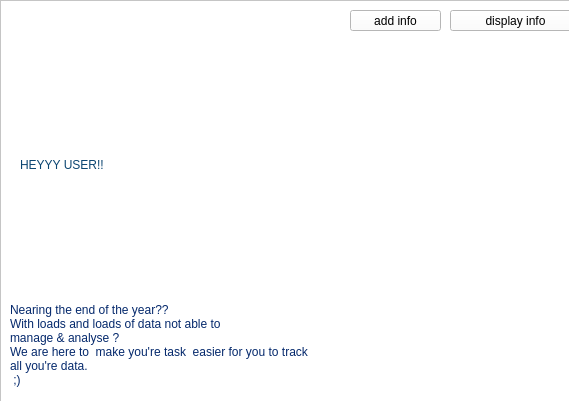
<?xml version="1.0" encoding="UTF-8"?>
<ui version="4.0">
 <class>Form</class>
 <widget class="QWidget" name="Form">
  <property name="geometry">
   <rect>
    <x>0</x>
    <y>0</y>
    <width>569</width>
    <height>401</height>
   </rect>
  </property>
  <property name="windowTitle">
   <string>Form</string>
  </property>
  <widget class="QFrame" name="frame">
   <property name="geometry">
    <rect>
     <x>0</x>
     <y>0</y>
     <width>1000</width>
     <height>700</height>
    </rect>
   </property>
   <property name="styleSheet">
    <string notr="true">background-color: rgb(255, 255, 255);</string>
   </property>
   <property name="frameShape">
    <enum>QFrame::StyledPanel</enum>
   </property>
   <property name="frameShadow">
    <enum>QFrame::Raised</enum>
   </property>
   <widget class="QLabel" name="label">
    <property name="geometry">
     <rect>
      <x>10</x>
      <y>20</y>
      <width>1000</width>
      <height>700</height>
     </rect>
    </property>
    <property name="styleSheet">
     <string notr="true">border-image: url(bg1.jpg);</string>
    </property>
    <property name="text">
     <string/>
    </property>
   </widget>
   <widget class="QLabel" name="label_3">
    <property name="geometry">
     <rect>
      <x>20</x>
      <y>100</y>
      <width>1000</width>
      <height>130</height>
     </rect>
    </property>
    <property name="styleSheet">
     <string notr="true">background-color: rgb(255, 255, 255);
background-color: qlineargradient(spread:pad, x1:0, y1:0, x2:1, y2:0, stop:0 rgba(0, 0, 0, 0), stop:1 rgba(255, 255, 255, 255));
background-color: qlineargradient(spread:pad, x1:0, y1:0, x2:1, y2:0, stop:0 rgba(0, 0, 0, 0), stop:1 rgba(255, 255, 255, 255));
font: 25pt &quot;Algerian&quot;;
color: rgb(11, 69, 113);
</string>
    </property>
    <property name="text">
     <string>HEYYY USER!!</string>
    </property>
   </widget>
   <widget class="QLabel" name="label_4">
    <property name="geometry">
     <rect>
      <x>10</x>
      <y>210</y>
      <width>1000</width>
      <height>270</height>
     </rect>
    </property>
    <property name="styleSheet">
     <string notr="true">background-color: rgb(255, 255, 255);
background-color: qlineargradient(spread:pad, x1:0, y1:0, x2:1, y2:0, stop:0 rgba(0, 0, 0, 255), stop:1 rgba(255, 255, 255, 255));
background-color: qlineargradient(spread:pad, x1:0, y1:0, x2:1, y2:0, stop:0 rgba(0, 0, 0, 0), stop:1 rgba(255, 255, 255, 255));
color: rgb(5, 41, 108);
font: 63 18pt &quot;Bookman Old Style&quot;;
</string>
    </property>
    <property name="text">
     <string>Nearing the end of the year?? 
With loads and loads of data not able to 
manage &amp; analyse ?
We are here to  make you're task  easier for you to track 
all you're data.
 ;)</string>
    </property>
   </widget>
   <widget class="QLabel" name="label_5">
    <property name="geometry">
     <rect>
      <x>750</x>
      <y>600</y>
      <width>251</width>
      <height>51</height>
     </rect>
    </property>
    <property name="styleSheet">
     <string notr="true">background-color: rgb(255, 255, 255);
background-color: qlineargradient(spread:pad, x1:0, y1:0, x2:1, y2:0, stop:0 rgba(0, 0, 0, 255), stop:1 rgba(255, 255, 255, 255));
background-color: qlineargradient(spread:pad, x1:0, y1:0, x2:1, y2:0, stop:0 rgba(0, 0, 0, 0), stop:1 rgba(255, 255, 255, 255));
font: 8pt &quot;Arial&quot;;
color: rgb(0, 0, 0);
</string>
    </property>
    <property name="text">
     <string>Any Queries?
Email:customercare@gmail.com</string>
    </property>
   </widget>
   <widget class="QPushButton" name="pushButton">
    <property name="geometry">
     <rect>
      <x>350</x>
      <y>10</y>
      <width>91</width>
      <height>21</height>
     </rect>
    </property>
    <property name="styleSheet">
     <string notr="true">font: 10pt &quot;Algerian&quot;;</string>
    </property>
    <property name="text">
     <string>add info</string>
    </property>
   </widget>
   <widget class="QPushButton" name="pushButton_2">
    <property name="geometry">
     <rect>
      <x>450</x>
      <y>10</y>
      <width>131</width>
      <height>21</height>
     </rect>
    </property>
    <property name="styleSheet">
     <string notr="true">font: 10pt &quot;Algerian&quot;;</string>
    </property>
    <property name="text">
     <string>display info</string>
    </property>
   </widget>
   <widget class="QPushButton" name="pushButton_3">
    <property name="geometry">
     <rect>
      <x>600</x>
      <y>10</y>
      <width>131</width>
      <height>21</height>
     </rect>
    </property>
    <property name="styleSheet">
     <string notr="true">font: 10pt &quot;Algerian&quot;;</string>
    </property>
    <property name="text">
     <string>Query info</string>
    </property>
   </widget>
   <widget class="QPushButton" name="pushButton_4">
    <property name="geometry">
     <rect>
      <x>750</x>
      <y>10</y>
      <width>251</width>
      <height>21</height>
     </rect>
    </property>
    <property name="styleSheet">
     <string notr="true">font: 10pt &quot;Algerian&quot;;</string>
    </property>
    <property name="text">
     <string>analysis of you're info</string>
    </property>
   </widget>
  </widget>
 </widget>
 <resources>
  <include location="bgres1.qrc"/>
 </resources>
 <connections/>
</ui>
